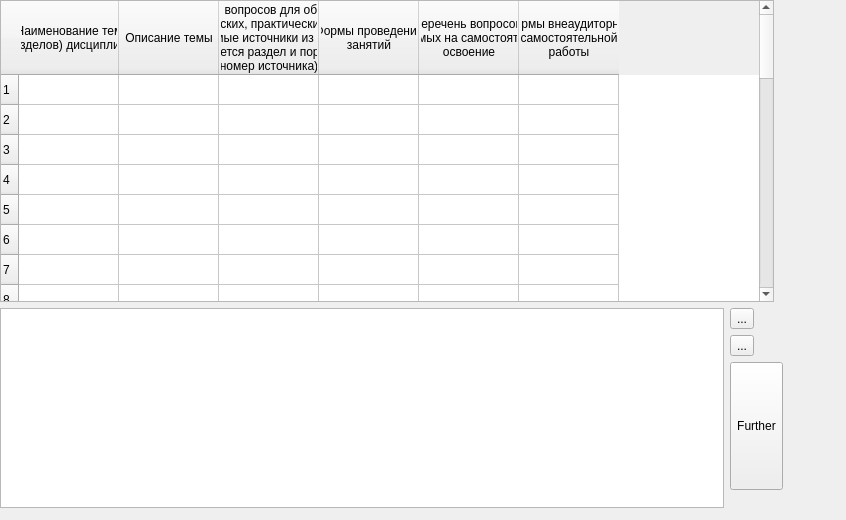
      <widget class="QWidget" name="tab_32">
       <attribute name="title">
        <string>Содержание дисциплины</string>
       </attribute>
       <widget class="QWidget" name="formLayoutWidget_2">
        <property name="geometry">
         <rect>
          <x>0</x>
          <y>0</y>
          <width>837</width>
          <height>511</height>
         </rect>
        </property>
        <layout class="QFormLayout" name="formLayout31">
         <property name="verticalSpacing">
          <number>6</number>
         </property>
         <property name="leftMargin">
          <number>0</number>
         </property>
         <property name="topMargin">
          <number>0</number>
         </property>
         <property name="bottomMargin">
          <number>3</number>
         </property>
         <item row="1" column="0">
          <widget class="QTextEdit" name="textEditThemes2">
           <property name="minimumSize">
            <size>
             <width>724</width>
             <height>200</height>
            </size>
           </property>
           <property name="maximumSize">
            <size>
             <width>800</width>
             <height>200</height>
            </size>
           </property>
          </widget>
         </item>
         <item row="1" column="1">
          <layout class="QVBoxLayout" name="verticalLayout32">
           <item>
            <widget class="QToolButton" name="generateButtonThemes2">
             <property name="toolTip">
              <string>Сгенерировать AI</string>
             </property>
             <property name="text">
              <string>...</string>
             </property>
             <property name="icon">
              <iconset>
               <normaloff>../icons/button_ai.png</normaloff>../icons/button_ai.png</iconset>
             </property>
             <property name="iconSize">
              <size>
               <width>32</width>
               <height>32</height>
              </size>
             </property>
            </widget>
           </item>
           <item>
            <widget class="QToolButton" name="revertButtonThemes2">
             <property name="toolTip">
              <string>Отменить AI / Очистить</string>
             </property>
             <property name="text">
              <string>...</string>
             </property>
             <property name="icon">
              <iconset>
               <normaloff>../icons/button_revert.png</normaloff>../icons/button_revert.png</iconset>
             </property>
             <property name="iconSize">
              <size>
               <width>32</width>
               <height>16</height>
              </size>
             </property>
            </widget>
           </item>
           <item>
            <widget class="QToolButton" name="submitButtonThemes2">
             <property name="minimumSize">
              <size>
               <width>0</width>
               <height>128</height>
              </size>
             </property>
             <property name="toolTip">
              <string>Сохранить в ячейку</string>
             </property>
             <property name="text">
              <string>Further</string>
             </property>
             <property name="icon">
              <iconset>
               <normaloff>../icons/button_submit.png</normaloff>../icons/button_submit.png</iconset>
             </property>
             <property name="iconSize">
              <size>
               <width>32</width>
               <height>32</height>
              </size>
             </property>
            </widget>
           </item>
          </layout>
         </item>
         <item row="0" column="0" colspan="2">
          <widget class="QTableWidget" name="tableThemes">
           <property name="minimumSize">
            <size>
             <width>774</width>
             <height>0</height>
            </size>
           </property>
           <property name="maximumSize">
            <size>
             <width>774</width>
             <height>16777215</height>
            </size>
           </property>
           <row>
            <property name="text">
             <string>1</string>
            </property>
           </row>
           <row>
            <property name="text">
             <string>2</string>
            </property>
           </row>
           <row>
            <property name="text">
             <string>3</string>
            </property>
           </row>
           <row>
            <property name="text">
             <string>4</string>
            </property>
           </row>
           <row>
            <property name="text">
             <string>5</string>
            </property>
           </row>
           <row>
            <property name="text">
             <string>6</string>
            </property>
           </row>
           <row>
            <property name="text">
             <string>7</string>
            </property>
           </row>
           <row>
            <property name="text">
             <string>8</string>
            </property>
           </row>
           <row>
            <property name="text">
             <string>9</string>
            </property>
           </row>
           <row>
            <property name="text">
             <string>10</string>
            </property>
           </row>
           <row>
            <property name="text">
             <string>11</string>
            </property>
           </row>
           <row>
            <property name="text">
             <string>12</string>
            </property>
           </row>
           <row>
            <property name="text">
             <string>13</string>
            </property>
           </row>
           <row>
            <property name="text">
             <string>14</string>
            </property>
           </row>
           <row>
            <property name="text">
             <string>15</string>
            </property>
           </row>
           <row>
            <property name="text">
             <string>16</string>
            </property>
           </row>
           <row>
            <property name="text">
             <string>17</string>
            </property>
           </row>
           <row>
            <property name="text">
             <string>18</string>
            </property>
           </row>
           <row>
            <property name="text">
             <string>19</string>
            </property>
           </row>
           <row>
            <property name="text">
             <string>20</string>
            </property>
           </row>
           <row>
            <property name="text">
             <string>21</string>
            </property>
           </row>
           <row>
            <property name="text">
             <string>22</string>
            </property>
           </row>
           <row>
            <property name="text">
             <string>23</string>
            </property>
           </row>
           <row>
            <property name="text">
             <string>24</string>
            </property>
           </row>
           <row>
            <property name="text">
             <string>25</string>
            </property>
           </row>
           <row>
            <property name="text">
             <string>26</string>
            </property>
           </row>
           <row>
            <property name="text">
             <string>27</string>
            </property>
           </row>
           <row>
            <property name="text">
             <string>28</string>
            </property>
           </row>
           <row>
            <property name="text">
             <string>29</string>
            </property>
           </row>
           <row>
            <property name="text">
             <string>30</string>
            </property>
           </row>
           <column>
            <property name="text">
             <string>Наименование тем
(разделов) дисциплины</string>
            </property>
           </column>
           <column>
            <property name="text">
             <string>Описание темы</string>
            </property>
           </column>
           <column>
            <property name="text">
             <string>Перечень вопросов для обсуждения
на семинарских, практических занятиях,
рекомендуемые источники из разделов 8,9
(указывается раздел и порядковый
номер источника)</string>
            </property>
           </column>
           <column>
            <property name="text">
             <string>Формы проведения
занятий</string>
            </property>
           </column>
           <column>
            <property name="text">
             <string>Перечень вопросов,
отводимых на самостоятельное
освоение</string>
            </property>
           </column>
           <column>
            <property name="text">
             <string>Формы внеаудиторной
самостоятельной
работы</string>
            </property>
           </column>
          </widget>
         </item>
        </layout>
       </widget>
      </widget>
